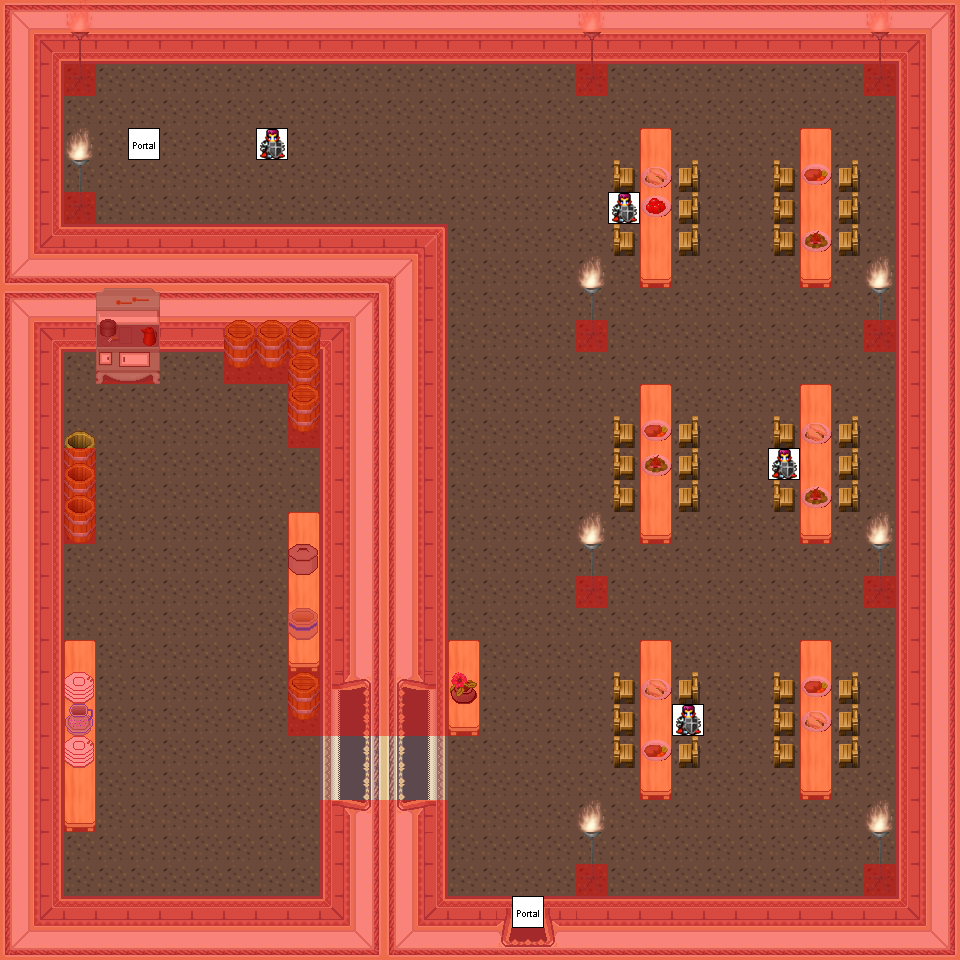

Tiled map render using the project's own tile images. Description and the map definition, with tile-layer contents summarised, below:
An orthogonal 30x30 tile map with 32x32 px tiles, 7 tile layers (0_floor, 1_terrain, 2_object, 3_roof, ...), 22 tilesets.

<map version="1.8" tiledversion="1.8.4" orientation="orthogonal" renderorder="right-down" width="30" height="30" tilewidth="32" tileheight="32" infinite="0" nextlayerid="8" nextobjectid="1">
 <tileset firstgid="1" name="wall" tilewidth="32" tileheight="32" tilecount="16" columns="2">
  <image source="../../tileset/building/wall/int_wall_pale.png" width="64" height="256" />
 </tileset>
 <tileset firstgid="17" name="wall2" tilewidth="32" tileheight="32" tilecount="20" columns="2">
  <image source="../../tileset/building/wall/int_wall_purple.png" width="64" height="320" />
 </tileset>
 <tileset firstgid="37" name="entrance" tilewidth="32" tileheight="32" tilecount="36" columns="9">
  <image source="../../tileset/building/entrance/pale_red_ns.png" width="288" height="128" />
 </tileset>
 <tileset firstgid="73" name="barrell" tilewidth="32" tileheight="32" tilecount="2" columns="1">
  <image source="../../tileset/item/pot/barrel_tall.png" width="32" height="64" />
 </tileset>
 <tileset firstgid="75" name="barel" tilewidth="32" tileheight="32" tilecount="2" columns="1">
  <image source="../../tileset/item/pot/small_barrel.png" width="32" height="64" />
 </tileset>
 <tileset firstgid="77" name="collision" tilewidth="32" tileheight="32" tilecount="1" columns="1">
  <image source="../../tileset/logic/collision.png" width="32" height="32" />
 </tileset>
 <tileset firstgid="78" name="portal" tilewidth="32" tileheight="32" tilecount="24" columns="8">
  <image source="../../tileset/logic/portal.png" width="256" height="96" />
 </tileset>
 <tileset firstgid="102" name="ground2" tilewidth="32" tileheight="32" tilecount="2" columns="1">
  <image source="../../tileset/ground/brown_2.png" width="32" height="64" />
 </tileset>
 <tileset firstgid="104" name="entrance2" tilewidth="32" tileheight="32" tilecount="48" columns="8">
  <image source="../../tileset/building/entrance/pale_red_ew.png" width="256" height="192" />
 </tileset>
 <tileset firstgid="152" name="entrance 2 details" tilewidth="32" tileheight="32" tilecount="6" columns="2">
  <image source="../../tileset/building/entrance/detail_ew.png" width="64" height="96" />
 </tileset>
 <tileset firstgid="158" name="stove" tilewidth="32" tileheight="32" tilecount="6" columns="2">
  <image source="../../tileset/furniture/kitchen/stove.png" width="64" height="96" />
 </tileset>
 <tileset firstgid="164" name="table 2" tilewidth="32" tileheight="32" tilecount="3" columns="1">
  <image source="../../tileset/furniture/table/long_front_on_pale.png" width="32" height="96" />
 </tileset>
 <tileset firstgid="167" name="dishes" tilewidth="32" tileheight="32" tilecount="6" columns="2">
  <image source="../../tileset/furniture/crockery/dishes.png" width="64" height="96" />
 </tileset>
 <tileset firstgid="173" name="meal 1" tilewidth="32" tileheight="32" tilecount="2" columns="2">
  <image source="../../tileset/item/food/meals_1.png" width="64" height="32" />
 </tileset>
 <tileset firstgid="175" name="meal 2" tilewidth="32" tileheight="32" tilecount="2" columns="1">
  <image source="../../tileset/item/food/meals_2.png" width="32" height="64" />
 </tileset>
 <tileset firstgid="177" name="chair" tilewidth="32" tileheight="32" tilecount="4" columns="2">
  <image source="../../tileset/furniture/chair/wooden_pale.png" width="64" height="64" />
 </tileset>
 <tileset firstgid="181" name="steel lamp" tilewidth="32" tileheight="32" tilecount="3" columns="1">
  <image source="../../tileset/furniture/light/iron_lamp.png" width="32" height="96" />
 </tileset>
 <tileset firstgid="184" name="flames" tilewidth="32" tileheight="32" tilecount="6" columns="6">
  <image source="../../tileset/furniture/light/flames.png" width="192" height="32" />
 </tileset>
 <tileset firstgid="190" name="stairs" tilewidth="32" tileheight="32" tilecount="12" columns="2">
  <image source="../../tileset/building/stairs/stairs.png" width="64" height="192" />
 </tileset>
 <tileset firstgid="202" name="imperials" tilewidth="32" tileheight="32" tilecount="16" columns="8">
  <image source="../../tileset/logic/creature/human_imperial.png" width="256" height="64" />
 </tileset>
 <tileset firstgid="218" name="pale_red_ew_transparent_doors" tilewidth="32" tileheight="32" tilecount="24" columns="4">
  <image source="../../tileset/building/entrance/pale_red_ew_transparent_doors.png" width="128" height="192" />
 </tileset>
 <tileset firstgid="242" name="flower_vase" tilewidth="32" tileheight="32" tilecount="3" columns="3">
  <image source="../../tileset/plant/indoor/flower_vase.png" width="96" height="32" />
 </tileset>
 <layer id="1" name="0_floor" width="30" height="30">
  <data>[900 cells, 900 non-empty, 1 distinct tile ids]</data>
 </layer>
 <layer id="2" name="1_terrain" width="30" height="30">
  <data>[900 cells, 407 non-empty, 48 distinct tile ids]</data>
 </layer>
 <layer id="3" name="2_object" width="30" height="30">
  <data>[900 cells, 79 non-empty, 27 distinct tile ids]</data>
 </layer>
 <layer id="4" name="3_roof" width="30" height="30">
  <data>[900 cells, 35 non-empty, 15 distinct tile ids]</data>
 </layer>
 <layer id="5" name="objects" width="30" height="30">
  <data>[900 cells, 6 non-empty, 2 distinct tile ids]</data>
 </layer>
 <layer id="6" name="collision" width="30" height="30" opacity="0.44">
  <data>[900 cells, 397 non-empty, 1 distinct tile ids]</data>
 </layer>
 <layer id="7" name="protection" width="30" height="30">
  <data>[900 cells, 0 non-empty, 0 distinct tile ids]</data>
 </layer>
</map>
